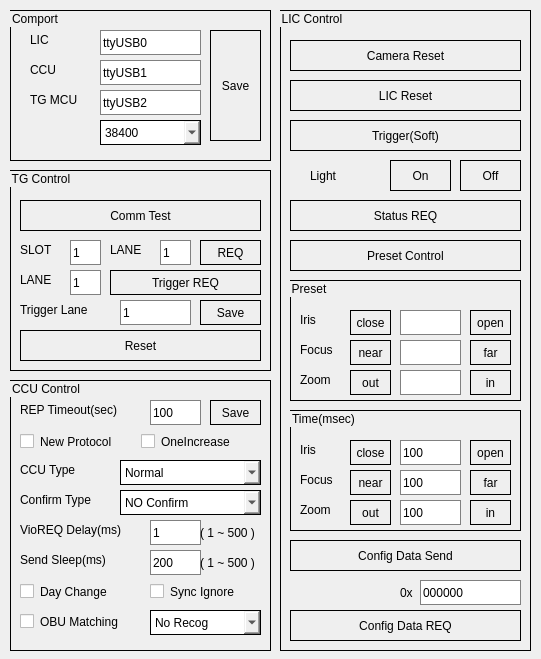
<?xml version="1.0" encoding="UTF-8"?>
<ui version="4.0">
 <class>ControlBoardDlg</class>
 <widget class="QDialog" name="ControlBoardDlg">
  <property name="geometry">
   <rect>
    <x>0</x>
    <y>0</y>
    <width>541</width>
    <height>659</height>
   </rect>
  </property>
  <property name="windowTitle">
   <string>Dialog</string>
  </property>
  <widget class="QGroupBox" name="groupBox_7">
   <property name="geometry">
    <rect>
     <x>10</x>
     <y>10</y>
     <width>261</width>
     <height>151</height>
    </rect>
   </property>
   <property name="focusPolicy">
    <enum>Qt::NoFocus</enum>
   </property>
   <property name="styleSheet">
    <string notr="true">border : 1px  solid #000;</string>
   </property>
   <property name="title">
    <string>Comport</string>
   </property>
   <widget class="QLabel" name="label_62">
    <property name="geometry">
     <rect>
      <x>20</x>
      <y>50</y>
      <width>71</width>
      <height>20</height>
     </rect>
    </property>
    <property name="styleSheet">
     <string notr="true">border: 1px;
</string>
    </property>
    <property name="text">
     <string>CCU</string>
    </property>
   </widget>
   <widget class="QLineEdit" name="leTGMCUPort">
    <property name="geometry">
     <rect>
      <x>90</x>
      <y>80</y>
      <width>101</width>
      <height>25</height>
     </rect>
    </property>
    <property name="styleSheet">
     <string notr="true">border: 1px solid gray;
</string>
    </property>
    <property name="text">
     <string>ttyUSB2</string>
    </property>
   </widget>
   <widget class="QLineEdit" name="leLICPort">
    <property name="geometry">
     <rect>
      <x>90</x>
      <y>20</y>
      <width>101</width>
      <height>25</height>
     </rect>
    </property>
    <property name="styleSheet">
     <string notr="true">border: 1px solid gray;
</string>
    </property>
    <property name="text">
     <string>ttyUSB0</string>
    </property>
   </widget>
   <widget class="QLabel" name="label_63">
    <property name="geometry">
     <rect>
      <x>20</x>
      <y>20</y>
      <width>71</width>
      <height>20</height>
     </rect>
    </property>
    <property name="styleSheet">
     <string notr="true">border: 1px;
</string>
    </property>
    <property name="text">
     <string>LIC</string>
    </property>
   </widget>
   <widget class="QLabel" name="label_64">
    <property name="geometry">
     <rect>
      <x>20</x>
      <y>80</y>
      <width>71</width>
      <height>20</height>
     </rect>
    </property>
    <property name="styleSheet">
     <string notr="true">border: 1px;
</string>
    </property>
    <property name="text">
     <string>TG MCU</string>
    </property>
   </widget>
   <widget class="QLineEdit" name="leCCUPort">
    <property name="geometry">
     <rect>
      <x>90</x>
      <y>50</y>
      <width>101</width>
      <height>25</height>
     </rect>
    </property>
    <property name="styleSheet">
     <string notr="true">border: 1px solid gray;
</string>
    </property>
    <property name="text">
     <string>ttyUSB1</string>
    </property>
   </widget>
   <widget class="QPushButton" name="btnComportSave">
    <property name="geometry">
     <rect>
      <x>200</x>
      <y>20</y>
      <width>51</width>
      <height>111</height>
     </rect>
    </property>
    <property name="mouseTracking">
     <bool>false</bool>
    </property>
    <property name="focusPolicy">
     <enum>Qt::StrongFocus</enum>
    </property>
    <property name="acceptDrops">
     <bool>false</bool>
    </property>
    <property name="text">
     <string>Save</string>
    </property>
   </widget>
   <widget class="QComboBox" name="cbTGMCUBaudrate">
    <property name="geometry">
     <rect>
      <x>90</x>
      <y>110</y>
      <width>101</width>
      <height>25</height>
     </rect>
    </property>
    <item>
     <property name="text">
      <string>38400</string>
     </property>
    </item>
    <item>
     <property name="text">
      <string>115200</string>
     </property>
    </item>
   </widget>
  </widget>
  <widget class="QGroupBox" name="groupBox_8">
   <property name="geometry">
    <rect>
     <x>10</x>
     <y>170</y>
     <width>261</width>
     <height>201</height>
    </rect>
   </property>
   <property name="styleSheet">
    <string notr="true">border : 1px  solid #000;</string>
   </property>
   <property name="title">
    <string>TG Control</string>
   </property>
   <widget class="QPushButton" name="btnTGCommTest">
    <property name="geometry">
     <rect>
      <x>10</x>
      <y>30</y>
      <width>241</width>
      <height>31</height>
     </rect>
    </property>
    <property name="text">
     <string>Comm Test</string>
    </property>
   </widget>
   <widget class="QLabel" name="label_67">
    <property name="geometry">
     <rect>
      <x>10</x>
      <y>70</y>
      <width>41</width>
      <height>20</height>
     </rect>
    </property>
    <property name="styleSheet">
     <string notr="true">border: 1px;
</string>
    </property>
    <property name="text">
     <string>SLOT</string>
    </property>
   </widget>
   <widget class="QLabel" name="label_69">
    <property name="geometry">
     <rect>
      <x>100</x>
      <y>70</y>
      <width>41</width>
      <height>20</height>
     </rect>
    </property>
    <property name="styleSheet">
     <string notr="true">border: 1px;
</string>
    </property>
    <property name="text">
     <string>LANE</string>
    </property>
   </widget>
   <widget class="QLabel" name="label_70">
    <property name="geometry">
     <rect>
      <x>10</x>
      <y>100</y>
      <width>41</width>
      <height>20</height>
     </rect>
    </property>
    <property name="styleSheet">
     <string notr="true">border: 1px;
</string>
    </property>
    <property name="text">
     <string>LANE</string>
    </property>
   </widget>
   <widget class="QLineEdit" name="leSlot">
    <property name="geometry">
     <rect>
      <x>60</x>
      <y>70</y>
      <width>31</width>
      <height>25</height>
     </rect>
    </property>
    <property name="styleSheet">
     <string notr="true">border: 1px solid gray;
</string>
    </property>
    <property name="text">
     <string>1</string>
    </property>
   </widget>
   <widget class="QLineEdit" name="leLane">
    <property name="geometry">
     <rect>
      <x>150</x>
      <y>70</y>
      <width>31</width>
      <height>25</height>
     </rect>
    </property>
    <property name="styleSheet">
     <string notr="true">border: 1px solid gray;
</string>
    </property>
    <property name="text">
     <string>1</string>
    </property>
   </widget>
   <widget class="QLineEdit" name="leTriggerREQLane">
    <property name="geometry">
     <rect>
      <x>60</x>
      <y>100</y>
      <width>31</width>
      <height>25</height>
     </rect>
    </property>
    <property name="styleSheet">
     <string notr="true">border: 1px solid gray;
</string>
    </property>
    <property name="text">
     <string>1</string>
    </property>
   </widget>
   <widget class="QPushButton" name="btnSlotLaneREQ">
    <property name="geometry">
     <rect>
      <x>190</x>
      <y>70</y>
      <width>61</width>
      <height>25</height>
     </rect>
    </property>
    <property name="text">
     <string>REQ</string>
    </property>
   </widget>
   <widget class="QPushButton" name="btnTriggerREQ">
    <property name="geometry">
     <rect>
      <x>100</x>
      <y>100</y>
      <width>151</width>
      <height>25</height>
     </rect>
    </property>
    <property name="text">
     <string>Trigger REQ</string>
    </property>
   </widget>
   <widget class="QPushButton" name="btnTGMCUReset">
    <property name="geometry">
     <rect>
      <x>10</x>
      <y>160</y>
      <width>241</width>
      <height>31</height>
     </rect>
    </property>
    <property name="text">
     <string>Reset</string>
    </property>
   </widget>
   <widget class="QLabel" name="label_78">
    <property name="geometry">
     <rect>
      <x>10</x>
      <y>130</y>
      <width>91</width>
      <height>20</height>
     </rect>
    </property>
    <property name="styleSheet">
     <string notr="true">border: 1px;
</string>
    </property>
    <property name="text">
     <string>Trigger Lane</string>
    </property>
   </widget>
   <widget class="QLineEdit" name="leTriggerLane">
    <property name="geometry">
     <rect>
      <x>110</x>
      <y>130</y>
      <width>71</width>
      <height>25</height>
     </rect>
    </property>
    <property name="styleSheet">
     <string notr="true">border: 1px solid gray;
</string>
    </property>
    <property name="text">
     <string>1</string>
    </property>
   </widget>
   <widget class="QPushButton" name="btnTriggerLaneSave">
    <property name="geometry">
     <rect>
      <x>190</x>
      <y>130</y>
      <width>61</width>
      <height>25</height>
     </rect>
    </property>
    <property name="text">
     <string>Save</string>
    </property>
   </widget>
  </widget>
  <widget class="QGroupBox" name="groupBox_9">
   <property name="geometry">
    <rect>
     <x>10</x>
     <y>380</y>
     <width>261</width>
     <height>271</height>
    </rect>
   </property>
   <property name="styleSheet">
    <string notr="true">border : 1px  solid #000;</string>
   </property>
   <property name="title">
    <string>CCU Control</string>
   </property>
   <widget class="QLabel" name="label_73">
    <property name="geometry">
     <rect>
      <x>10</x>
      <y>20</y>
      <width>121</width>
      <height>20</height>
     </rect>
    </property>
    <property name="styleSheet">
     <string notr="true">border: 1px;
</string>
    </property>
    <property name="text">
     <string>REP Timeout(sec)</string>
    </property>
   </widget>
   <widget class="QLineEdit" name="leCCUVioREPTimeout">
    <property name="geometry">
     <rect>
      <x>140</x>
      <y>20</y>
      <width>51</width>
      <height>25</height>
     </rect>
    </property>
    <property name="styleSheet">
     <string notr="true">border: 1px solid gray;
</string>
    </property>
    <property name="text">
     <string>100</string>
    </property>
   </widget>
   <widget class="QPushButton" name="btnCCUSave">
    <property name="geometry">
     <rect>
      <x>200</x>
      <y>20</y>
      <width>51</width>
      <height>25</height>
     </rect>
    </property>
    <property name="text">
     <string>Save</string>
    </property>
   </widget>
   <widget class="QLabel" name="label_79">
    <property name="geometry">
     <rect>
      <x>10</x>
      <y>110</y>
      <width>121</width>
      <height>20</height>
     </rect>
    </property>
    <property name="styleSheet">
     <string notr="true">border: 1px;
</string>
    </property>
    <property name="text">
     <string>Confirm Type</string>
    </property>
   </widget>
   <widget class="QComboBox" name="cbConfirmType">
    <property name="geometry">
     <rect>
      <x>110</x>
      <y>110</y>
      <width>141</width>
      <height>25</height>
     </rect>
    </property>
    <item>
     <property name="text">
      <string>NO Confirm</string>
     </property>
    </item>
    <item>
     <property name="text">
      <string>CCU_TWo_Confirm</string>
     </property>
    </item>
    <item>
     <property name="text">
      <string>CCU_One_Confirm</string>
     </property>
    </item>
    <item>
     <property name="text">
      <string>LPR_Confirm</string>
     </property>
    </item>
   </widget>
   <widget class="QCheckBox" name="chkSeqOneIncrease">
    <property name="geometry">
     <rect>
      <x>131</x>
      <y>50</y>
      <width>111</width>
      <height>23</height>
     </rect>
    </property>
    <property name="styleSheet">
     <string notr="true">border: 1px;
</string>
    </property>
    <property name="text">
     <string>OneIncrease</string>
    </property>
   </widget>
   <widget class="QComboBox" name="cbCCUType">
    <property name="geometry">
     <rect>
      <x>110</x>
      <y>80</y>
      <width>141</width>
      <height>25</height>
     </rect>
    </property>
    <item>
     <property name="text">
      <string>Normal</string>
     </property>
    </item>
    <item>
     <property name="text">
      <string>Itronics</string>
     </property>
    </item>
    <item>
     <property name="text">
      <string>Daebo</string>
     </property>
    </item>
    <item>
     <property name="text">
      <string>S-Traffic</string>
     </property>
    </item>
    <item>
     <property name="text">
      <string>TCS혼홥_SDS</string>
     </property>
    </item>
   </widget>
   <widget class="QLabel" name="label_80">
    <property name="geometry">
     <rect>
      <x>10</x>
      <y>80</y>
      <width>121</width>
      <height>20</height>
     </rect>
    </property>
    <property name="styleSheet">
     <string notr="true">border: 1px;
</string>
    </property>
    <property name="text">
     <string>CCU Type</string>
    </property>
   </widget>
   <widget class="QCheckBox" name="chkNewProtocol">
    <property name="geometry">
     <rect>
      <x>10</x>
      <y>50</y>
      <width>111</width>
      <height>23</height>
     </rect>
    </property>
    <property name="styleSheet">
     <string notr="true">border: 1px;
</string>
    </property>
    <property name="text">
     <string>New Protocol</string>
    </property>
   </widget>
   <widget class="QLabel" name="label_81">
    <property name="geometry">
     <rect>
      <x>10</x>
      <y>140</y>
      <width>121</width>
      <height>20</height>
     </rect>
    </property>
    <property name="styleSheet">
     <string notr="true">border: 1px;
</string>
    </property>
    <property name="text">
     <string>VioREQ Delay(ms)</string>
    </property>
   </widget>
   <widget class="QLineEdit" name="leCCUVioREQDelay">
    <property name="geometry">
     <rect>
      <x>140</x>
      <y>140</y>
      <width>51</width>
      <height>25</height>
     </rect>
    </property>
    <property name="styleSheet">
     <string notr="true">border: 1px solid gray;
</string>
    </property>
    <property name="text">
     <string>1</string>
    </property>
   </widget>
   <widget class="QLabel" name="label_82">
    <property name="geometry">
     <rect>
      <x>10</x>
      <y>170</y>
      <width>121</width>
      <height>20</height>
     </rect>
    </property>
    <property name="styleSheet">
     <string notr="true">border: 1px;
</string>
    </property>
    <property name="text">
     <string>Send Sleep(ms)</string>
    </property>
   </widget>
   <widget class="QLineEdit" name="leCCUSendSleep">
    <property name="geometry">
     <rect>
      <x>140</x>
      <y>170</y>
      <width>51</width>
      <height>25</height>
     </rect>
    </property>
    <property name="styleSheet">
     <string notr="true">border: 1px solid gray;
</string>
    </property>
    <property name="text">
     <string>200</string>
    </property>
   </widget>
   <widget class="QLabel" name="label_83">
    <property name="geometry">
     <rect>
      <x>190</x>
      <y>140</y>
      <width>71</width>
      <height>25</height>
     </rect>
    </property>
    <property name="styleSheet">
     <string notr="true">border: 1px;
</string>
    </property>
    <property name="text">
     <string>( 1 ~ 500 )</string>
    </property>
   </widget>
   <widget class="QLabel" name="label_84">
    <property name="geometry">
     <rect>
      <x>190</x>
      <y>170</y>
      <width>71</width>
      <height>25</height>
     </rect>
    </property>
    <property name="styleSheet">
     <string notr="true">border: 1px;
</string>
    </property>
    <property name="text">
     <string>( 1 ~ 500 )</string>
    </property>
   </widget>
   <widget class="QCheckBox" name="chkDayChange">
    <property name="geometry">
     <rect>
      <x>10</x>
      <y>200</y>
      <width>111</width>
      <height>23</height>
     </rect>
    </property>
    <property name="styleSheet">
     <string notr="true">border: 1px;
</string>
    </property>
    <property name="text">
     <string>Day Change</string>
    </property>
   </widget>
   <widget class="QCheckBox" name="chkSyncIgnore">
    <property name="geometry">
     <rect>
      <x>140</x>
      <y>200</y>
      <width>111</width>
      <height>23</height>
     </rect>
    </property>
    <property name="styleSheet">
     <string notr="true">border: 1px;
</string>
    </property>
    <property name="text">
     <string>Sync Ignore</string>
    </property>
   </widget>
   <widget class="QCheckBox" name="chkOBUMatching">
    <property name="geometry">
     <rect>
      <x>10</x>
      <y>230</y>
      <width>121</width>
      <height>23</height>
     </rect>
    </property>
    <property name="styleSheet">
     <string notr="true">border: 1px;
</string>
    </property>
    <property name="text">
     <string>OBU Matching</string>
    </property>
   </widget>
   <widget class="QComboBox" name="cbOBUMode">
    <property name="geometry">
     <rect>
      <x>140</x>
      <y>230</y>
      <width>111</width>
      <height>25</height>
     </rect>
    </property>
    <item>
     <property name="text">
      <string>No Recog</string>
     </property>
    </item>
    <item>
     <property name="text">
      <string>One Mismatch</string>
     </property>
    </item>
    <item>
     <property name="text">
      <string>Two Mismatch</string>
     </property>
    </item>
    <item>
     <property name="text">
      <string>Mismatch</string>
     </property>
    </item>
   </widget>
  </widget>
  <widget class="QGroupBox" name="groupBox_10">
   <property name="geometry">
    <rect>
     <x>280</x>
     <y>10</y>
     <width>251</width>
     <height>641</height>
    </rect>
   </property>
   <property name="styleSheet">
    <string notr="true">border : 1px  solid #000;</string>
   </property>
   <property name="title">
    <string>LIC Control</string>
   </property>
   <widget class="QLineEdit" name="leSettingTrans">
    <property name="geometry">
     <rect>
      <x>140</x>
      <y>570</y>
      <width>101</width>
      <height>25</height>
     </rect>
    </property>
    <property name="styleSheet">
     <string notr="true">border: 1px solid gray;
</string>
    </property>
    <property name="text">
     <string>000000</string>
    </property>
   </widget>
   <widget class="QLabel" name="label_68">
    <property name="geometry">
     <rect>
      <x>120</x>
      <y>570</y>
      <width>21</width>
      <height>25</height>
     </rect>
    </property>
    <property name="styleSheet">
     <string notr="true">border: 1px;
</string>
    </property>
    <property name="text">
     <string>0x</string>
    </property>
   </widget>
   <widget class="QPushButton" name="btnCameraReset">
    <property name="geometry">
     <rect>
      <x>10</x>
      <y>30</y>
      <width>231</width>
      <height>31</height>
     </rect>
    </property>
    <property name="text">
     <string>Camera Reset</string>
    </property>
   </widget>
   <widget class="QGroupBox" name="groupBox_2">
    <property name="geometry">
     <rect>
      <x>10</x>
      <y>270</y>
      <width>231</width>
      <height>121</height>
     </rect>
    </property>
    <property name="title">
     <string>Preset</string>
    </property>
    <widget class="QPushButton" name="btnPresetIn">
     <property name="geometry">
      <rect>
       <x>180</x>
       <y>90</y>
       <width>41</width>
       <height>25</height>
      </rect>
     </property>
     <property name="text">
      <string>in</string>
     </property>
    </widget>
    <widget class="QPushButton" name="btnPresetFar">
     <property name="geometry">
      <rect>
       <x>180</x>
       <y>60</y>
       <width>41</width>
       <height>25</height>
      </rect>
     </property>
     <property name="text">
      <string>far</string>
     </property>
    </widget>
    <widget class="QLineEdit" name="lePresetFocus">
     <property name="geometry">
      <rect>
       <x>110</x>
       <y>60</y>
       <width>61</width>
       <height>25</height>
      </rect>
     </property>
     <property name="styleSheet">
      <string notr="true">border: 1px solid gray;
</string>
     </property>
    </widget>
    <widget class="QPushButton" name="btnPresetClose">
     <property name="geometry">
      <rect>
       <x>60</x>
       <y>30</y>
       <width>41</width>
       <height>25</height>
      </rect>
     </property>
     <property name="text">
      <string>close</string>
     </property>
    </widget>
    <widget class="QPushButton" name="btnPresetOpen">
     <property name="geometry">
      <rect>
       <x>180</x>
       <y>30</y>
       <width>41</width>
       <height>25</height>
      </rect>
     </property>
     <property name="text">
      <string>open</string>
     </property>
    </widget>
    <widget class="QLabel" name="label_74">
     <property name="geometry">
      <rect>
       <x>10</x>
       <y>90</y>
       <width>41</width>
       <height>20</height>
      </rect>
     </property>
     <property name="styleSheet">
      <string notr="true">border: 1px;
</string>
     </property>
     <property name="text">
      <string>Zoom</string>
     </property>
    </widget>
    <widget class="QLineEdit" name="lePresetIris">
     <property name="geometry">
      <rect>
       <x>110</x>
       <y>30</y>
       <width>61</width>
       <height>25</height>
      </rect>
     </property>
     <property name="styleSheet">
      <string notr="true">border: 1px solid gray;
</string>
     </property>
    </widget>
    <widget class="QLabel" name="label_75">
     <property name="geometry">
      <rect>
       <x>10</x>
       <y>30</y>
       <width>41</width>
       <height>20</height>
      </rect>
     </property>
     <property name="styleSheet">
      <string notr="true">border: 1px;
</string>
     </property>
     <property name="text">
      <string>Iris</string>
     </property>
    </widget>
    <widget class="QLineEdit" name="lePresetZoom">
     <property name="geometry">
      <rect>
       <x>110</x>
       <y>90</y>
       <width>61</width>
       <height>25</height>
      </rect>
     </property>
     <property name="styleSheet">
      <string notr="true">border: 1px solid gray;
</string>
     </property>
    </widget>
    <widget class="QLabel" name="label_76">
     <property name="geometry">
      <rect>
       <x>10</x>
       <y>60</y>
       <width>41</width>
       <height>20</height>
      </rect>
     </property>
     <property name="styleSheet">
      <string notr="true">border: 1px;
</string>
     </property>
     <property name="text">
      <string>Focus</string>
     </property>
    </widget>
    <widget class="QPushButton" name="btnPresetNear">
     <property name="geometry">
      <rect>
       <x>60</x>
       <y>60</y>
       <width>41</width>
       <height>25</height>
      </rect>
     </property>
     <property name="text">
      <string>near</string>
     </property>
    </widget>
    <widget class="QPushButton" name="btnPresetOut">
     <property name="geometry">
      <rect>
       <x>60</x>
       <y>90</y>
       <width>41</width>
       <height>25</height>
      </rect>
     </property>
     <property name="text">
      <string>out</string>
     </property>
    </widget>
   </widget>
   <widget class="QGroupBox" name="groupBox">
    <property name="geometry">
     <rect>
      <x>10</x>
      <y>400</y>
      <width>231</width>
      <height>121</height>
     </rect>
    </property>
    <property name="title">
     <string>Time(msec)</string>
    </property>
    <widget class="QPushButton" name="btnTimeIn">
     <property name="geometry">
      <rect>
       <x>180</x>
       <y>90</y>
       <width>41</width>
       <height>25</height>
      </rect>
     </property>
     <property name="text">
      <string>in</string>
     </property>
    </widget>
    <widget class="QPushButton" name="btnTimeFar">
     <property name="geometry">
      <rect>
       <x>180</x>
       <y>60</y>
       <width>41</width>
       <height>25</height>
      </rect>
     </property>
     <property name="text">
      <string>far</string>
     </property>
    </widget>
    <widget class="QLineEdit" name="leTimeFocus">
     <property name="geometry">
      <rect>
       <x>110</x>
       <y>60</y>
       <width>61</width>
       <height>25</height>
      </rect>
     </property>
     <property name="styleSheet">
      <string notr="true">border: 1px solid gray;
</string>
     </property>
     <property name="text">
      <string>100</string>
     </property>
    </widget>
    <widget class="QPushButton" name="btnTimeClose">
     <property name="geometry">
      <rect>
       <x>60</x>
       <y>30</y>
       <width>41</width>
       <height>25</height>
      </rect>
     </property>
     <property name="text">
      <string>close</string>
     </property>
    </widget>
    <widget class="QPushButton" name="btnTimeOpen">
     <property name="geometry">
      <rect>
       <x>180</x>
       <y>30</y>
       <width>41</width>
       <height>25</height>
      </rect>
     </property>
     <property name="text">
      <string>open</string>
     </property>
    </widget>
    <widget class="QLabel" name="label_72">
     <property name="geometry">
      <rect>
       <x>10</x>
       <y>90</y>
       <width>41</width>
       <height>20</height>
      </rect>
     </property>
     <property name="styleSheet">
      <string notr="true">border: 1px;
</string>
     </property>
     <property name="text">
      <string>Zoom</string>
     </property>
    </widget>
    <widget class="QLineEdit" name="leTimeIris">
     <property name="geometry">
      <rect>
       <x>110</x>
       <y>30</y>
       <width>61</width>
       <height>25</height>
      </rect>
     </property>
     <property name="styleSheet">
      <string notr="true">border: 1px solid gray;
</string>
     </property>
     <property name="text">
      <string>100</string>
     </property>
    </widget>
    <widget class="QLabel" name="label_66">
     <property name="geometry">
      <rect>
       <x>10</x>
       <y>30</y>
       <width>41</width>
       <height>20</height>
      </rect>
     </property>
     <property name="styleSheet">
      <string notr="true">border: 1px;
</string>
     </property>
     <property name="text">
      <string>Iris</string>
     </property>
    </widget>
    <widget class="QLineEdit" name="leTimeZoom">
     <property name="geometry">
      <rect>
       <x>110</x>
       <y>90</y>
       <width>61</width>
       <height>25</height>
      </rect>
     </property>
     <property name="styleSheet">
      <string notr="true">border: 1px solid gray;
</string>
     </property>
     <property name="text">
      <string>100</string>
     </property>
    </widget>
    <widget class="QLabel" name="label_71">
     <property name="geometry">
      <rect>
       <x>10</x>
       <y>60</y>
       <width>41</width>
       <height>20</height>
      </rect>
     </property>
     <property name="styleSheet">
      <string notr="true">border: 1px;
</string>
     </property>
     <property name="text">
      <string>Focus</string>
     </property>
    </widget>
    <widget class="QPushButton" name="btnTimeNear">
     <property name="geometry">
      <rect>
       <x>60</x>
       <y>60</y>
       <width>41</width>
       <height>25</height>
      </rect>
     </property>
     <property name="text">
      <string>near</string>
     </property>
    </widget>
    <widget class="QPushButton" name="btnTimeOut">
     <property name="geometry">
      <rect>
       <x>60</x>
       <y>90</y>
       <width>41</width>
       <height>25</height>
      </rect>
     </property>
     <property name="text">
      <string>out</string>
     </property>
    </widget>
   </widget>
   <widget class="QPushButton" name="btnLICReset">
    <property name="geometry">
     <rect>
      <x>10</x>
      <y>70</y>
      <width>231</width>
      <height>31</height>
     </rect>
    </property>
    <property name="text">
     <string>LIC Reset</string>
    </property>
   </widget>
   <widget class="QPushButton" name="btnLICTrigger">
    <property name="geometry">
     <rect>
      <x>10</x>
      <y>110</y>
      <width>231</width>
      <height>31</height>
     </rect>
    </property>
    <property name="text">
     <string>Trigger(Soft)</string>
    </property>
   </widget>
   <widget class="QPushButton" name="btnLightOff">
    <property name="geometry">
     <rect>
      <x>180</x>
      <y>150</y>
      <width>61</width>
      <height>31</height>
     </rect>
    </property>
    <property name="text">
     <string>Off</string>
    </property>
   </widget>
   <widget class="QPushButton" name="btnLightOn">
    <property name="geometry">
     <rect>
      <x>110</x>
      <y>150</y>
      <width>61</width>
      <height>31</height>
     </rect>
    </property>
    <property name="text">
     <string>On</string>
    </property>
   </widget>
   <widget class="QLabel" name="label_77">
    <property name="geometry">
     <rect>
      <x>30</x>
      <y>150</y>
      <width>41</width>
      <height>31</height>
     </rect>
    </property>
    <property name="styleSheet">
     <string notr="true">border: 1px;
</string>
    </property>
    <property name="text">
     <string>Light</string>
    </property>
   </widget>
   <widget class="QPushButton" name="btnConfigDataREQ">
    <property name="geometry">
     <rect>
      <x>10</x>
      <y>600</y>
      <width>231</width>
      <height>31</height>
     </rect>
    </property>
    <property name="text">
     <string>Config Data REQ</string>
    </property>
   </widget>
   <widget class="QPushButton" name="btnConfigDataSend">
    <property name="geometry">
     <rect>
      <x>10</x>
      <y>530</y>
      <width>231</width>
      <height>31</height>
     </rect>
    </property>
    <property name="text">
     <string>Config Data Send</string>
    </property>
   </widget>
   <widget class="QPushButton" name="btnStatusREQ">
    <property name="geometry">
     <rect>
      <x>10</x>
      <y>190</y>
      <width>231</width>
      <height>31</height>
     </rect>
    </property>
    <property name="text">
     <string>Status REQ</string>
    </property>
   </widget>
   <widget class="QPushButton" name="btnPresetControl">
    <property name="geometry">
     <rect>
      <x>10</x>
      <y>230</y>
      <width>231</width>
      <height>31</height>
     </rect>
    </property>
    <property name="text">
     <string>Preset Control</string>
    </property>
   </widget>
  </widget>
 </widget>
 <resources/>
 <connections/>
</ui>
